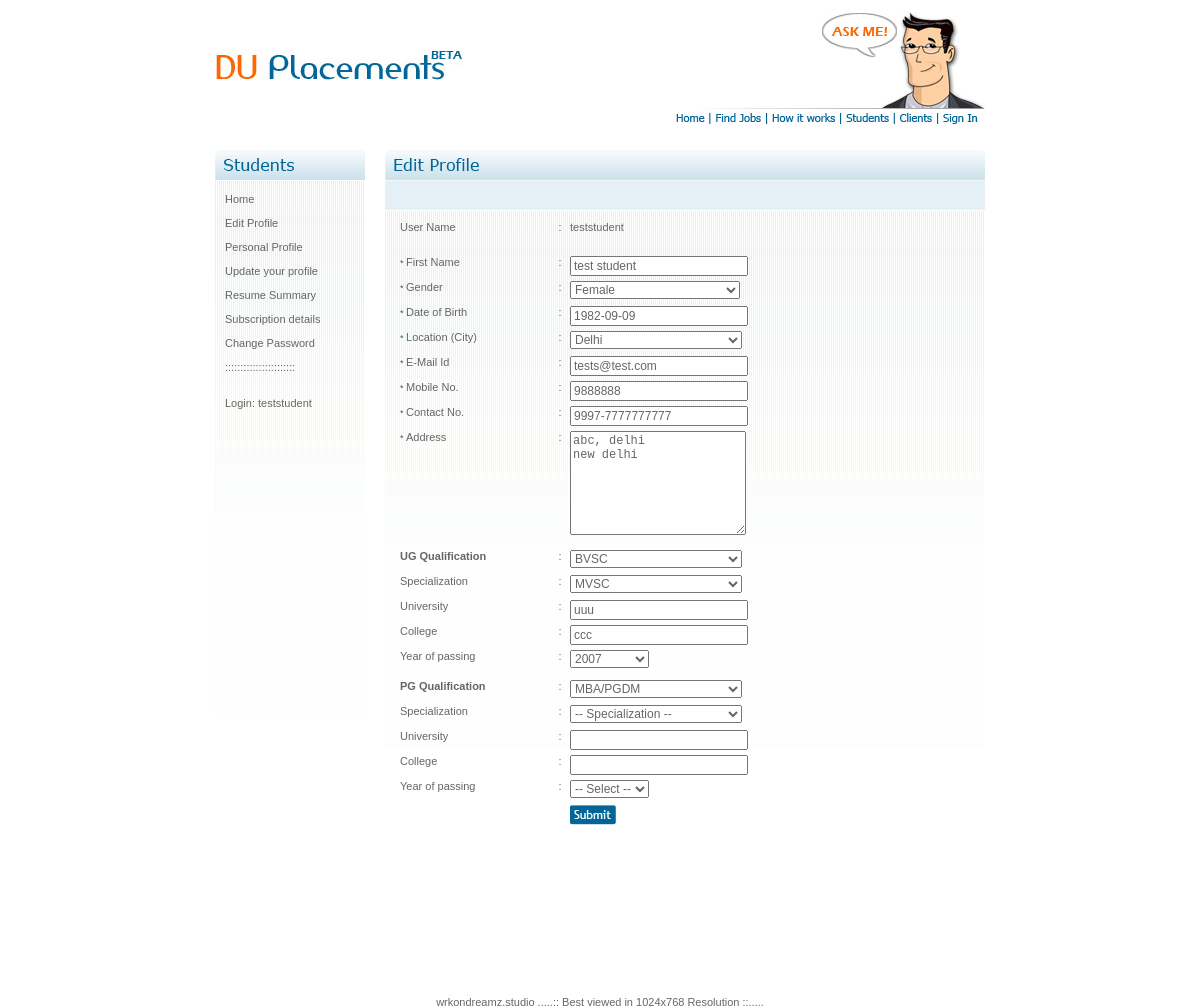
The page /students_personal_profile.php (signed in) on the database its author committed.
### tables this page shows
CREATE TABLE IF NOT EXISTS `dup_students` (
  `st_id` int(11) NOT NULL AUTO_INCREMENT,
  `st_username` varchar(60) NOT NULL,
  `st_pass` varchar(60) NOT NULL,
  `st_email` varchar(60) NOT NULL,
  `st_name` varchar(60) NOT NULL,
  `st_location` varchar(60) NOT NULL,
  `st_created` date NOT NULL,
  `st_mobile` varchar(30) NOT NULL DEFAULT 'NO',
  `st_status` char(10) NOT NULL DEFAULT 'active',
  `st_dob` date NOT NULL,
  `st_keyskills` text NOT NULL,
  `st_resumeheadline` varchar(255) NOT NULL,
  `st_resumepath` varchar(255) NOT NULL,
  `st_textresume` text NOT NULL,
  `st_contact_no` varchar(100) NOT NULL,
  `st_ug_qualification` varchar(100) NOT NULL,
  `st_ug_specilization` varchar(100) NOT NULL,
  `st_ug_univ` varchar(200) NOT NULL,
  `st_ug_college` varchar(200) NOT NULL,
  `st_ug_passyear` varchar(10) NOT NULL,
  `st_pg_qualification` varchar(100) NOT NULL,
  `st_pg_specilization` varchar(100) NOT NULL,
  `st_pg_univ` varchar(100) NOT NULL,
  `st_pg_college` varchar(200) NOT NULL,
  `st_pg_passyear` varchar(10) NOT NULL,
  `st_resume_modified` date NOT NULL,
  `st_photo` varchar(150) NOT NULL,
  `st_address` text NOT NULL,
  `st_gender` varchar(11) NOT NULL,
  PRIMARY KEY (`st_id`)
);

### include/commonfunctions.php (the view, shortened to what this page needs)
<?php
function ListOptions($tablename, $optionvaluefield, $optionhtmlfield, $selected="")
{
	$chkquery = "select * from ". $tablename;
	$res = mysql_query($chkquery);
	$str = "";
	while ($result = mysql_fetch_array($res))
	{
		$optval		= $result[ $optionvaluefield];
		$opthtml	= $result[ $optionhtmlfield];
		if ($optval == $selected)
			$str .= "<option value='".$optval."' selected='selected'> ". $opthtml . " </option>";
		else
			$str .= "<option value='".$optval."'> ". $opthtml . " </option>";
	}
	return $str;
}
function coursetypes($pid, $select) {
 	$course_ug = mysql_query("
							SELECT id, coursename
							FROM dup_coursetypes
							WHERE pid ='$pid'
							ORDER BY coursename"
							);
	while($row = mysql_fetch_array($course_ug)) {
		$course_id		= $row['id'];
		$course_name	= $row['coursename'];
		if ($select==$course_id) {
			echo '<option value="'.$course_id.'" selected="selected" >'.$course_name.'</option>';
		} else {
			echo '<option value="'.$course_id.'">'.$course_name.'</option>';
		}
	}
 }
 function Specializations($pid, $select) {
 	$course_ug = mysql_query("
							SELECT id, coursename
							FROM dup_specialization
							WHERE pid ='$pid'
							ORDER BY coursename"
							);
	while($row = mysql_fetch_array($course_ug)) {
		$course_id		= $row['id'];
		$course_name	= $row['coursename'];
		if ($select==$course_id) {
			echo '<option value="'.$course_id.'" selected="selected" >'.$course_name.'</option>';
		} else {
			echo '<option value="'.$course_id.'">'.$course_name.'</option>';
		}
	}
 }
 ?>

### students_personal_profile.php (shortened to what this page needs)
<?php
include('include/commonfunctions.php');
$studentid = $_SESSION['stUserID'];
$select = mysql_query("select * from dup_students where st_id='$studentid' ");
$selectresult = mysql_fetch_array($select);
include('studentheader.php');
?>
        <div align="left" style="text-align:justify; float:left;">
        <div class="nav">
        <div class="navbar">
          <img src="images/nav-left-bar.jpg" alt="leftbar" style="float:left;" />
          <img src="images/nav-img-studs.jpg" alt="" style="float:left; padding-left:4px; padding-top:8px;"/>
          <img src="images/nav-right-bar.jpg" alt="rightbar" style="float:right;" /></div>
          <div class="navbarB">
          <?php include("studentmenu.php"); ?>
          </div>
          <div class="navmain">
            <div class="navmainbar"> <img src="images/nav-left-bar.jpg" style="float:left" />
            <img src="images/nav-img-editpro.jpg" alt="my_profile" style="float:left; padding-left:4px; padding-top:8px;"/>
            <img src="images/nav-right-bar.jpg" style="float:right" /> </div>
            <div class="blue" style="height:30px; background-image:url(images/nav-bar-table1.jpg); padding-left:10px; padding-right:10px; width:580px; float:left;"></div>
            <div style="background-image:url(images/nav-grads-bar.jpg); background-repeat:repeat-x;
            padding-left:15px; padding-bottom:5px; padding-right:10px; padding-top:10px; width:575px; float:left;">
           <form action="" id="signupForm" method="post">
		    <table width="500" border="0" cellspacing="0" cellpadding="0">
            <tr>
            <td width="150" height="25" align="left" valign="top">User Name</td>
            <td width="20" height="25" align="center" valign="top">:</td>
            <td width="0" height="25" align="left" valign="top">
            <?php echo $selectresult['st_username']; ?></td>
            </tr>
            <tr>
            <td width="150" height="10" align="left" valign="top"></td>
            <td width="20" height="10" align="left" valign="top"></td>
            <td width="0" height="10" align="left" valign="top"></td>
            </tr>
            <tr>
            <td width="150" height="25" align="left" valign="top"><span class="star">* </span>First Name</td>
            <td width="20" height="25" align="center" valign="top">:</td>
            <td width="0" height="25" align="left" valign="top"><input name="st_name" type="text" class="required form" id="st_name" value="<?php echo $selectresult['st_name']; ?>"/></td>
            </tr>
            <tr>
              <td height="25" align="left" valign="top"><span class="star">* </span>Gender</td>
              <td height="25" align="center" valign="top">:</td>
              <td height="25" align="left" valign="top">
			  <select id="st_gender" name="st_gender" class="required form">
			  <option value="Female" <?php if ($selectresult['st_gender'] == "Female") echo "selected"; ?>>Female</option>
			  </select>
			  </td>
            </tr>
            <tr>
            <td width="150" height="25" align="left" valign="top"><span class="star">* </span>Date of Birth</td>
            <td width="20" height="25" align="center" valign="top">:</td>
            <td width="0" height="25" align="left" valign="top"><input type="text" id="st_dob" name="st_dob" value="<?php if ($selectresult['st_dob'] != '0000-00-00') echo $selectresult['st_dob']; ?>" class="required form"  /></td>
              </tr>
              <tr>
              <td width="150" height="25" align="left" valign="top"><span class="star">* </span>Location (City)</td>
              <td width="20" height="25" align="center" valign="top">:</td>
              <td width="0" height="25" align="left" valign="top">
              <select name="st_location" class="required form" id="st_location" style="width:172px;">
             <?php echo $options = ListOptions("dup_location", "locationid", "name", $selectresult['st_location']); ?>
              </select></td>
              </tr>
              <tr>
              <td width="150" height="25" align="left" valign="top"><span class="star">* </span>E-Mail Id</td>
              <td width="20" height="25" align="center" valign="top">:</td>
              <td width="0" height="25" align="left" valign="top"><input name="st_email" type="text" class="required form" id="st_email" value="<?php echo $selectresult['st_email']; ?>"/></td>
              </tr>
              <tr>
              <td width="150" height="25" align="left" valign="top"><span class="star">* </span>Mobile No.</td>
              <td width="20" height="25" align="center" valign="top">:</td>
              <td width="0" height="25" align="left" valign="top"><input name="st_mobile" type="text" class="required form" id="st_mobile" value="<?php echo $selectresult['st_mobile']; ?>"/></td>
              </tr>
              <tr>
              <td width="150" height="25" align="left" valign="top"><span class="star">* </span>Contact No.</td>
              <td width="20" height="25" align="center" valign="top">:</td>
              <td width="0" height="25" align="left" valign="top"><input name="st_contact_no" type="text" class="required form" id="st_contact_no" value="<?php echo $selectresult['st_contact_no']; ?>"  size="30" /></td>
              </tr>
              <tr>
                <td height="25" align="left" valign="top"><span class="star">* </span>Address</td>
                <td height="25" align="center" valign="top">:</td>
                <td height="25" align="left" valign="top">
				<textarea name="st_address" type="text" class="required form" id="st_address" cols="60" rows="7"><?php echo $selectresult['st_address']; ?></textarea></td>
              </tr>
              <tr>
              <td width="150" height="15" align="left" valign="top"></td>
              <td width="20" height="15" align="center" valign="top"></td>
              <td width="0" height="15" align="left" valign="top"></td>
              </tr>
	          <tr>
        	  <td width="150" height="25" align="left" valign="top"><strong>UG Qualification</strong></td>
        	  <td height="25" align="center" valign="top">:</td>
        	  <td width="0" height="25" align="left" valign="top"><select name="st_ug_qualification" class="formi" id="select" style="width:172px;">
                <?php coursetypes("1", $selectresult['st_ug_qualification']); ?>
              </select></td>
	          </tr>
	          <tr>
    	      <td width="150" height="25" align="left" valign="top">Specialization</td>
	          <td height="25" align="center" valign="top">:</td>
	          <td width="0" height="25" align="left" valign="top">
              <select name="st_ug_specilization" class="formi" id="st_ug_specilization" style="width:172px;">
              <?php Specializations("2", $selectresult['st_ug_specilization']); ?>
              </select></td>
			  </tr>
	          <tr>
	          <td width="150" height="25" align="left" valign="top">University </td>
	          <td height="25" align="center" valign="top"> :</td>
	          <td width="0" height="25" align="left" valign="top"><input name="st_ug_univ" type="text" class="form" id="st_ug_univ" value="<?php echo $selectresult['st_ug_univ']; ?>"/></td>
	          </tr>
	          <tr>
	          <td width="150" height="25" align="left" valign="top">College </td>
    	      <td height="25" align="center" valign="top"> :</td>
	          <td width="0" height="25" align="left" valign="top"><input name="st_ug_college" type="text" class="form" id="st_ug_college" value="<?php echo $selectresult['st_ug_college']; ?>"/></td>
	          </tr>
	          <tr>
	          <td width="150" height="25" align="left" valign="top">Year of passing</td>
	          <td height="25" align="center" valign="top">:</td>
  	          <td width="0" height="25" align="left" valign="top">
    	      <select name="st_ug_passyear" class="formi" id="st_ug_passyear">
			  <?php
			  $y = date('Y', time());
			  for ($j=1980; $j <= $y; $j++) { ?>
			  <option value="<?php echo $j; ?>"  <?php if ($j == $selectresult['st_ug_passyear']) echo "selected";?>><?php echo $j; ?></option>
			  <?php } ?>
			  </select></td>
        </tr>
        <tr>
        <td width="150" height="5" align="left" valign="top"></td>
        <td height="5" align="center" valign="top"></td>
        <td width="0" height="5" align="left" valign="top"></td>
        </tr>
        <tr>
        <td width="150" height="25" align="left" valign="top"><strong>PG Qualification</strong></td>
        <td height="25" align="center" valign="top">:</td>
        <td width="0" height="25" align="left" valign="top">
        <select name="st_pg_qualification" class="formi" id="st_pg_qualification" style="width:172px;">
               <?php coursetypes("2", $selectresult['st_pg_qualification']); ?>
            </select>        </td>
        </tr>
        <tr>
        <td width="150" height="25" align="left" valign="top">Specialization</td>
        <td height="25" align="center" valign="top">:</td>
        <td width="0" height="25" align="left" valign="top">
        <select name="st_pg_specilization" class="formi" id="workexp" style="width:172px;">
              <option value="" selected="selected" >-- Specialization --</option>
            </select></td>
        </tr>
        <tr>
        <td width="150" height="25" align="left" valign="top">University </td>
        <td height="25" align="center" valign="top"> :</td>
        <td width="0" height="25" align="left" valign="top"><input name="st_pg_univ" type="text" class="form" id="st_pg_univ" value="<?php echo $selectresult['st_pg_univ']; ?>"/></td>
        </tr>
        <tr>
        <td width="150" height="25" align="left" valign="top">College </td>
        <td height="25" align="center" valign="top"> :</td>
        <td width="0" height="25" align="left" valign="top"><input name="st_pg_college" type="text" class="form" id="st_pg_college" value="<?php echo $selectresult['st_pg_college']; ?>"/></td>
        </tr>
        <tr>
        <td width="150" height="25" align="left" valign="top">Year of passing</td>
        <td height="25" align="center" valign="top">:</td>
        <td width="0" height="25" align="left" valign="top"><select name="st_pg_passyear" class="formi" id="st_pg_passyear">
			  <option value="" >-- Select --</option>
			  </select>        </td>
        </tr>
        <tr>
        <td width="150" height="35" align="left" valign="top"></td>
        <td width="20" height="35" align="center" valign="top"></td>
        <td width="0" height="35" align="left" valign="top"><input type="image" src="images/du-btn-submit.jpg" name="submit" id="submit" value="Submit" /></td>
        </tr>
        </table>
		 </form>
              <br />
              <br />
              <br />
              <br />
              <br />
              <br />
            </div>
          </div>
        </div>
  	<?php include("footer.php"); ?>

### include/style.css (style rules this page uses)
body,td,th { font-family:Verdana, Arial, Helvetica, sans-serif; }
body { font-family:Verdana, Arial, Helvetica, sans-serif; background-repeat: no-repeat; margin-left: 0px; margin-top: 0px; margin-right: 0px; margin-bottom: 0px; font-size:11px; color:#666666; }
.blue { color:#006699; }
.form { color:#666666; width:170px; font-size:12px; }
.formi { color:#666666; font-size:12px; }
.nav { width:150px; height:600px; padding-top:20px; padding-right:20px; float:left; overflow:hidden; }
.navbar { margin-bottom:1px; height:30px; width:150px; background-image:url(../images/nav-cent-bar.jpg); float:left; overflow:hidden; }
.navbarB { width:150px; float:left; overflow:hidden; }
.navmain { padding-bottom:1px; padding-top:20px; overflow:hidden; width:600px; float:left; }
.navmainbar { padding-bottom:1px; height:30px; width:600px; background-image:url(../images/nav-cent-bar.jpg); float:left; }
.star { font-size:9px; color:#245f7d; }

### rows shown on the page
dup_students: st_username "teststudent", st_name "test student", st_gender "Female", st_dob "1982-09-09", st_email "tests@test.com", st_mobile "9888888", st_contact_no "9997-7777777777", st_address "abc, delhi new delhi", st_ug_univ "uuu", st_ug_college "ccc", st_ug_passyear "2007"

### other values the page prints
$_SESSION['stUser'] "teststudent"
form field st_location "Delhi"
form field st_ug_qualification "BVSC"
form field st_ug_specilization "MVSC"
form field st_pg_qualification "MBA/PGDM"
